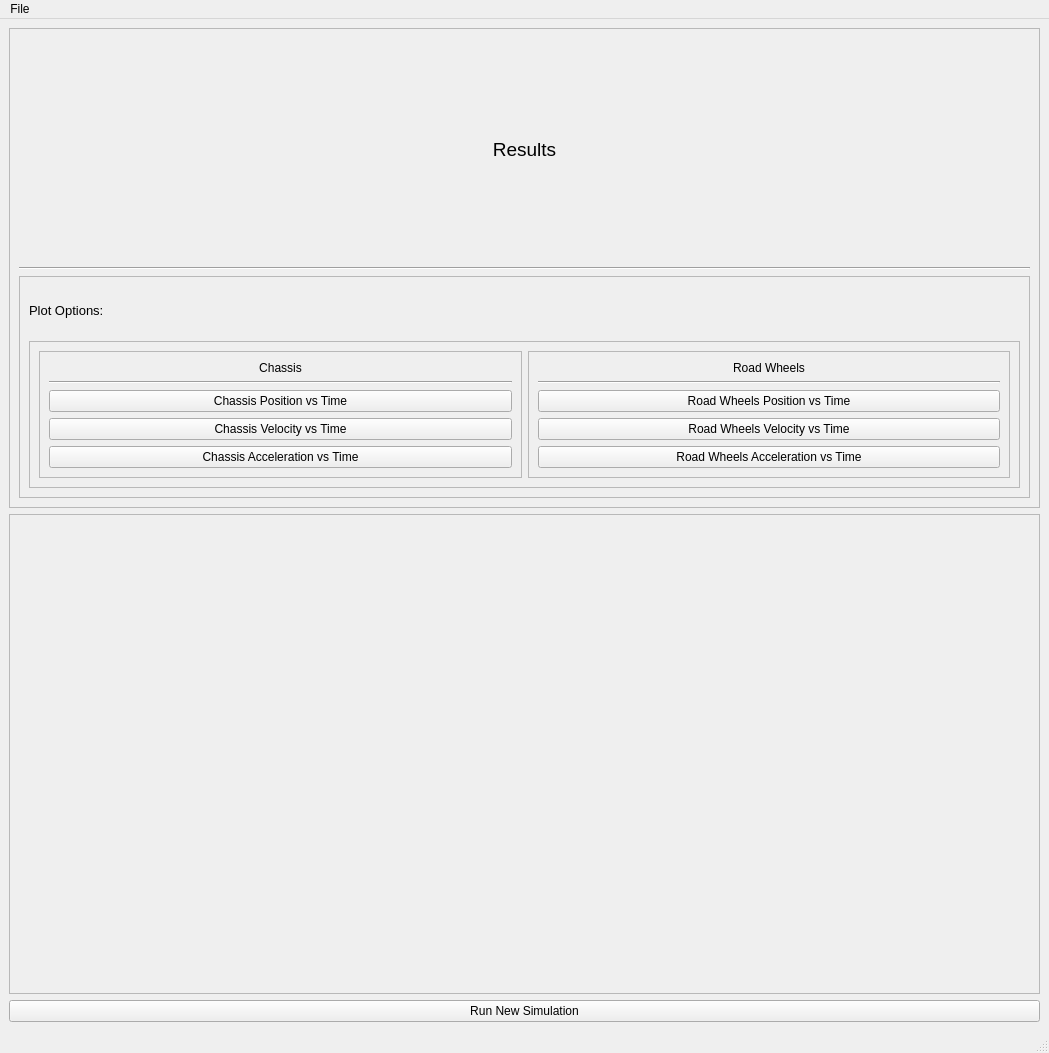
<?xml version="1.0" encoding="UTF-8"?>
<ui version="4.0">
 <author>Slav</author>
 <class>MainWindow</class>
 <widget class="QMainWindow" name="MainWindow">
  <property name="geometry">
   <rect>
    <x>0</x>
    <y>0</y>
    <width>1049</width>
    <height>1053</height>
   </rect>
  </property>
  <property name="windowTitle">
   <string>MainWindow</string>
  </property>
  <widget class="QWidget" name="centralwidget">
   <layout class="QVBoxLayout" name="verticalLayout_5">
    <item>
     <widget class="QFrame" name="frameResults">
      <property name="frameShape">
       <enum>QFrame::StyledPanel</enum>
      </property>
      <property name="frameShadow">
       <enum>QFrame::Raised</enum>
      </property>
      <layout class="QVBoxLayout" name="verticalLayout_4">
       <item>
        <widget class="QLabel" name="labelResults">
         <property name="font">
          <font>
           <pointsize>14</pointsize>
           <weight>50</weight>
           <bold>false</bold>
          </font>
         </property>
         <property name="text">
          <string>Results</string>
         </property>
         <property name="alignment">
          <set>Qt::AlignCenter</set>
         </property>
        </widget>
       </item>
       <item>
        <widget class="Line" name="line">
         <property name="orientation">
          <enum>Qt::Horizontal</enum>
         </property>
        </widget>
       </item>
       <item>
        <widget class="QFrame" name="framePlot">
         <property name="frameShape">
          <enum>QFrame::StyledPanel</enum>
         </property>
         <property name="frameShadow">
          <enum>QFrame::Sunken</enum>
         </property>
         <layout class="QVBoxLayout" name="verticalLayout_3">
          <item>
           <widget class="QLabel" name="label">
            <property name="font">
             <font>
              <pointsize>10</pointsize>
              <italic>false</italic>
             </font>
            </property>
            <property name="text">
             <string>Plot Options:</string>
            </property>
            <property name="alignment">
             <set>Qt::AlignLeading|Qt::AlignLeft|Qt::AlignVCenter</set>
            </property>
           </widget>
          </item>
          <item>
           <widget class="QFrame" name="framePlotBtns">
            <property name="frameShape">
             <enum>QFrame::StyledPanel</enum>
            </property>
            <property name="frameShadow">
             <enum>QFrame::Raised</enum>
            </property>
            <layout class="QHBoxLayout" name="horizontalLayout">
             <item>
              <widget class="QFrame" name="frameLeftBtns">
               <property name="frameShape">
                <enum>QFrame::StyledPanel</enum>
               </property>
               <property name="frameShadow">
                <enum>QFrame::Raised</enum>
               </property>
               <layout class="QVBoxLayout" name="verticalLayout">
                <item>
                 <widget class="QLabel" name="labelBodyChs">
                  <property name="text">
                   <string>Chassis</string>
                  </property>
                  <property name="alignment">
                   <set>Qt::AlignCenter</set>
                  </property>
                 </widget>
                </item>
                <item>
                 <widget class="Line" name="line_3">
                  <property name="orientation">
                   <enum>Qt::Horizontal</enum>
                  </property>
                 </widget>
                </item>
                <item>
                 <widget class="QPushButton" name="pushBtnChsPosTime">
                  <property name="text">
                   <string>Chassis Position vs Time</string>
                  </property>
                 </widget>
                </item>
                <item>
                 <widget class="QPushButton" name="pushBtnChsVelTime">
                  <property name="text">
                   <string>Chassis Velocity vs Time</string>
                  </property>
                 </widget>
                </item>
                <item>
                 <widget class="QPushButton" name="pushBtnChsAccTime">
                  <property name="text">
                   <string>Chassis Acceleration vs Time</string>
                  </property>
                 </widget>
                </item>
               </layout>
              </widget>
             </item>
             <item>
              <widget class="QFrame" name="frameRightBtns">
               <property name="frameShape">
                <enum>QFrame::StyledPanel</enum>
               </property>
               <property name="frameShadow">
                <enum>QFrame::Raised</enum>
               </property>
               <layout class="QVBoxLayout" name="verticalLayout_2">
                <item>
                 <widget class="QLabel" name="labelBodyWhls">
                  <property name="text">
                   <string>Road Wheels</string>
                  </property>
                  <property name="alignment">
                   <set>Qt::AlignCenter</set>
                  </property>
                 </widget>
                </item>
                <item>
                 <widget class="Line" name="line_2">
                  <property name="orientation">
                   <enum>Qt::Horizontal</enum>
                  </property>
                 </widget>
                </item>
                <item>
                 <widget class="QPushButton" name="pushBtnWhlsPosTime">
                  <property name="text">
                   <string>Road Wheels Position vs Time</string>
                  </property>
                 </widget>
                </item>
                <item>
                 <widget class="QPushButton" name="pushBtnWhlsVelTime">
                  <property name="text">
                   <string>Road Wheels Velocity vs Time</string>
                  </property>
                 </widget>
                </item>
                <item>
                 <widget class="QPushButton" name="pushBtnWhlsAccTime">
                  <property name="text">
                   <string>Road Wheels Acceleration vs Time</string>
                  </property>
                 </widget>
                </item>
               </layout>
              </widget>
             </item>
            </layout>
           </widget>
          </item>
         </layout>
        </widget>
       </item>
      </layout>
     </widget>
    </item>
    <item>
     <widget class="QFrame" name="framePlotMPL">
      <property name="frameShape">
       <enum>QFrame::StyledPanel</enum>
      </property>
      <property name="frameShadow">
       <enum>QFrame::Raised</enum>
      </property>
     </widget>
    </item>
    <item>
     <widget class="QPushButton" name="pushbtnBack">
      <property name="text">
       <string>Run New Simulation</string>
      </property>
     </widget>
    </item>
   </layout>
  </widget>
  <widget class="QMenuBar" name="menubar">
   <property name="geometry">
    <rect>
     <x>0</x>
     <y>0</y>
     <width>1049</width>
     <height>26</height>
    </rect>
   </property>
   <widget class="QMenu" name="menuFile">
    <property name="title">
     <string>File</string>
    </property>
    <addaction name="actionOpenResults"/>
   </widget>
   <addaction name="menuFile"/>
  </widget>
  <widget class="QStatusBar" name="statusbar"/>
  <action name="actionOpenResults">
   <property name="text">
    <string>Open Results</string>
   </property>
  </action>
 </widget>
 <resources>
  <include location="resources/resource_file.qrc"/>
 </resources>
 <connections/>
</ui>
